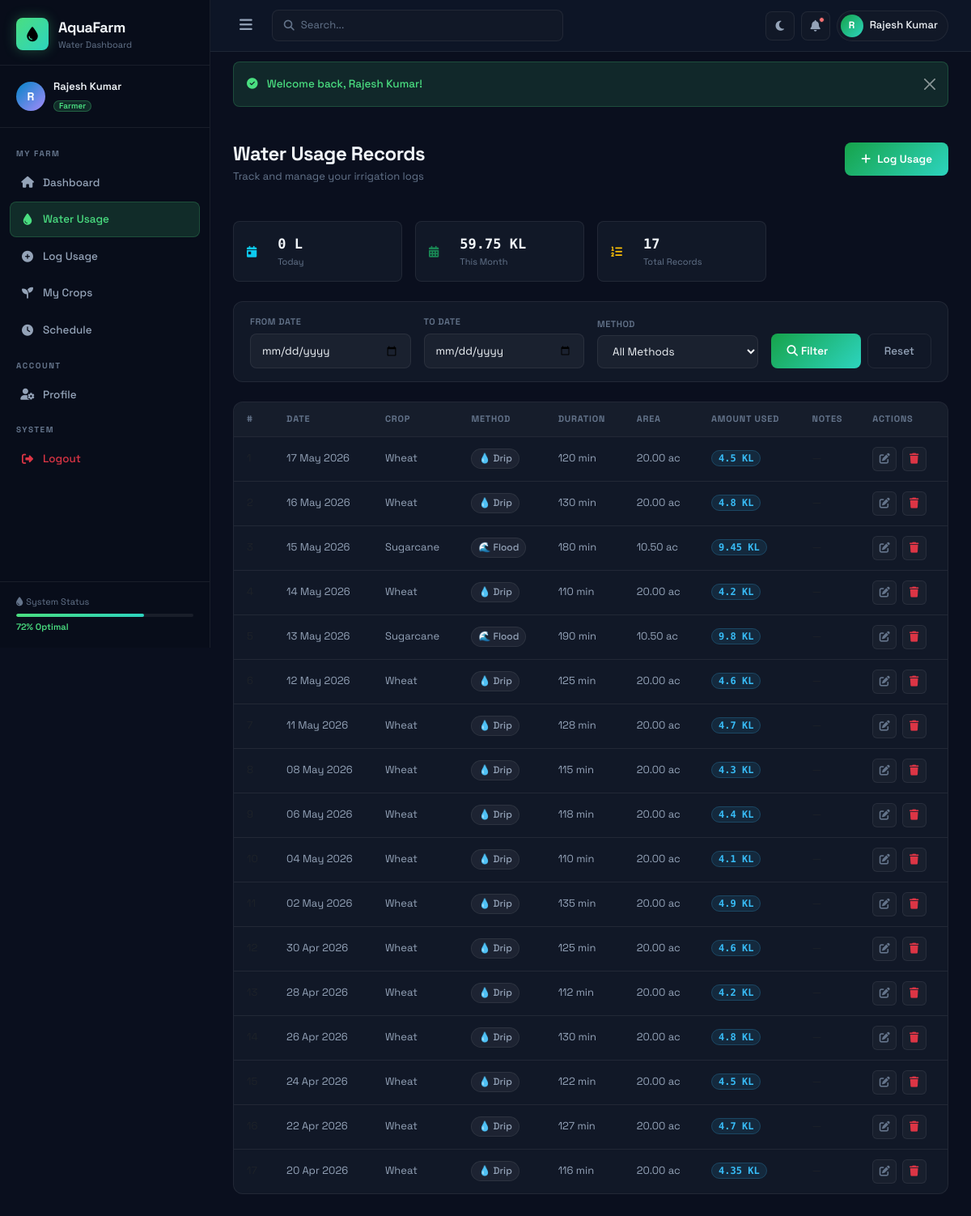
/water (signed in), run on the app's committed database.
### tables this page shows
CREATE TABLE IF NOT EXISTS water_usage (
    id INT AUTO_INCREMENT PRIMARY KEY,
    farmer_id INT NOT NULL,
    crop_id INT DEFAULT NULL,
    usage_date DATE NOT NULL,
    amount_used DECIMAL(10,2) NOT NULL COMMENT 'in liters',
    irrigation_method ENUM('drip', 'sprinkler', 'flood', 'furrow', 'subsurface') NOT NULL,
    duration_minutes INT NOT NULL,
    pump_power DECIMAL(5,2) DEFAULT NULL COMMENT 'in HP',
    area_irrigated DECIMAL(10,2) DEFAULT NULL COMMENT 'in acres',
    notes TEXT DEFAULT NULL,
    created_at TIMESTAMP DEFAULT CURRENT_TIMESTAMP,
    FOREIGN KEY (farmer_id) REFERENCES farmers(id) ON DELETE CASCADE,
    FOREIGN KEY (crop_id) REFERENCES crops(id) ON DELETE SET NULL
);

CREATE TABLE IF NOT EXISTS crops (
    id INT AUTO_INCREMENT PRIMARY KEY,
    farmer_id INT NOT NULL,
    crop_name VARCHAR(100) NOT NULL,
    crop_type ENUM('cereal', 'vegetable', 'fruit', 'pulse', 'oilseed', 'cash_crop') NOT NULL,
    area_planted DECIMAL(10,2) NOT NULL COMMENT 'in acres',
    planting_date DATE NOT NULL,
    expected_harvest DATE NOT NULL,
    water_requirement DECIMAL(10,2) NOT NULL COMMENT 'liters per day per acre',
    growth_stage ENUM('seedling', 'vegetative', 'flowering', 'fruiting', 'harvest') DEFAULT 'seedling',
    status ENUM('active', 'harvested', 'failed') DEFAULT 'active',
    created_at TIMESTAMP DEFAULT CURRENT_TIMESTAMP,
    FOREIGN KEY (farmer_id) REFERENCES farmers(id) ON DELETE CASCADE
);

### app/core/Controller.php (called while the page is built, shortened)
<?php
class Controller {
    protected function model($model) {
        $modelFile = BASE_PATH . '/app/models/' . $model . '.php';
        if (file_exists($modelFile)) {
            return new $model();
        }
        die("Model {$model} not found.");
    }
    protected function render($view, $data = [], $layout = 'main') {
        extract($data);
        $layoutFile = BASE_PATH . '/app/views/layouts/' . $layout . '.php';
        require_once $layoutFile;
    }
    protected function getGet($key = null, $default = '') {
        if ($key === null) return $_GET;
        return isset($_GET[$key]) ? trim($_GET[$key]) : $default;
    }
}

### app/controllers/WaterController.php (called while the page is built, shortened)
<?php
class WaterController extends Controller {
    public function index() {
        $farmerModel = $this->model('FarmerModel');
        $waterModel  = $this->model('WaterUsageModel');
        $cropModel   = $this->model('CropModel');
        $farmer  = $farmerModel->getByUserId($_SESSION['user_id']);
        $filters = $this->getGet();
        $records = $waterModel->search($farmer['id'], $filters);
        $crops   = $cropModel->getActiveCrops($farmer['id']);
        $stats   = [
            'today'  => $waterModel->getTodayUsage($farmer['id']),
            'month'  => $waterModel->getMonthUsage($farmer['id']),
        ];
        $flash = $this->getFlash();
        $this->render('water.index', [
            'title'   => 'Water Usage Records',
            'records' => $records,
            'crops'   => $crops,
            'farmer'  => $farmer,
            'stats'   => $stats,
            'filters' => $filters,
            'flash'   => $flash,
        ], 'main');
    }
}

### app/core/Router.php (called while the page is built, shortened)
<?php
class Router {
    private $url;
    public function __construct() {
        $this->url = $this->parseUrl();
    }
    private function parseUrl() {
        if (isset($_GET['url'])) {
            return filter_var(rtrim($_GET['url'], '/'), FILTER_SANITIZE_URL);
        }
        return '';
    }
    public function route() {
        $urlParts = $this->url ? explode('/', $this->url) : [];
        $methodName = isset($urlParts[1]) && !empty($urlParts[1])
            ? strtolower($urlParts[1])
            : 'index';
        $params = array_slice($urlParts, 2);
        $controller = new $controllerName();
        call_user_func_array([$controller, $methodName], $params);
    }
}

### app/core/App.php (called while the page is built, shortened)
<?php
class App {
    public function __construct() {
        require_once BASE_PATH . '/app/core/Database.php';
        require_once BASE_PATH . '/app/core/Model.php';
        require_once BASE_PATH . '/app/core/Controller.php';
        require_once BASE_PATH . '/app/core/Router.php';
        require_once BASE_PATH . '/app/core/Helper.php';
        $router = new Router();
        $router->route();
    }
}

### public/index.php (called while the page is built, shortened)
<?php
require_once BASE_PATH . '/app/core/App.php';
new App();

### app/core/Database.php (called while the page is built, shortened)
<?php
class Database {
    private static $instance = null;
    private $connection;
    private function __construct() {
        $port = defined('DB_PORT') ? DB_PORT : '3306';
        $dsn = 'mysql:host=' . DB_HOST . ';port=' . $port . ';dbname=' . DB_NAME . ';charset=' . DB_CHARSET;
        $options = [
            PDO::ATTR_ERRMODE            => PDO::ERRMODE_EXCEPTION,
            PDO::ATTR_DEFAULT_FETCH_MODE => PDO::FETCH_ASSOC,
            PDO::ATTR_EMULATE_PREPARES   => false,
        ];
        try {
            $this->connection = new PDO($dsn, DB_USER, DB_PASS, $options);
        } catch (PDOException $e) {
            die(json_encode(['error' => 'Database connection failed: ' . $e->getMessage()]));
        }
    }
    public static function getInstance() {
        if (self::$instance === null) {
            self::$instance = new self();
        }
        return self::$instance;
    }
    public function query($sql, $params = []) {
        $stmt = $this->connection->prepare($sql);
        $stmt->execute($params);
        return $stmt;
    }
    public function fetchAll($sql, $params = []) { return $this->query($sql, $params)->fetchAll(); }
    public function fetch($sql, $params = []) { return $this->query($sql, $params)->fetch(); }
    public function fetchColumn($sql, $params = []) { return $this->query($sql, $params)->fetchColumn(); }
}

### app/core/Model.php (called while the page is built, shortened)
<?php
class Model {
    public function __construct() {
        $this->db = Database::getInstance();
    }
}

### app/models/FarmerModel.php (called while the page is built, shortened)
<?php
class FarmerModel extends Model {
    public function getByUserId($userId) {
        return $this->db->fetch(
            "SELECT f.*, u.name, u.email, u.role, u.last_login
             FROM farmers f
             JOIN users u ON u.id = f.user_id
             WHERE f.user_id = ?",
            [$userId]
        );
    }
}

### app/models/WaterUsageModel.php (called while the page is built, shortened)
<?php
class WaterUsageModel extends Model {
    public function getMonthUsage($farmerId = null) {
        $sql = "SELECT COALESCE(SUM(amount_used), 0) FROM water_usage
                WHERE MONTH(usage_date) = MONTH(CURDATE()) AND YEAR(usage_date) = YEAR(CURDATE())";
        $params = [];
        if ($farmerId) {
            $sql .= " AND farmer_id = ?";
            $params[] = $farmerId;
        }
        return $this->db->fetchColumn($sql, $params);
    }
    public function getTodayUsage($farmerId = null) {
        $sql = "SELECT COALESCE(SUM(amount_used), 0) FROM water_usage WHERE usage_date = CURDATE()";
        $params = [];
        if ($farmerId) {
            $sql .= " AND farmer_id = ?";
            $params[] = $farmerId;
        }
        return $this->db->fetchColumn($sql, $params);
    }
    public function search($farmerId, $filters = []) {
        $sql = "SELECT wu.*, c.crop_name FROM water_usage wu
                LEFT JOIN crops c ON c.id = wu.crop_id
                WHERE wu.farmer_id = ?";
        $params = [$farmerId];
        $sql .= " ORDER BY wu.usage_date DESC";
        return $this->db->fetchAll($sql, $params);
    }
}

### app/core/Helper.php (called while the page is built, shortened)
<?php
function formatLiters($liters) {
    if ($liters >= 1000) return round($liters / 1000, 2) . ' KL';
    return round($liters, 2) . ' L';
}
function formatDate($date, $format = 'd M Y') {
    return date($format, strtotime($date));
}
function irrigationIcon($method) {
    $icons = [
        'drip'       => '💧',
        'sprinkler'  => '🌧️',
        'flood'      => '🌊',
        'furrow'     => '🌾',
        'subsurface' => '⬇️',
    ];
    return $icons[$method] ?? '💧';
}
function e($str) {
    return htmlspecialchars($str ?? '', ENT_QUOTES, 'UTF-8');
}

### app/views/water/index.php (the view, shortened to what this page needs)
<div class="page-header">
    <div>
        <h1 class="page-title">Water Usage Records</h1>
        <p class="page-subtitle">Track and manage your irrigation logs</p>
    </div>
    <?php if (empty($isAdmin)): ?>
    <a href="<?= APP_URL ?>/water/add" class="btn-primary-custom">
        <i class="fas fa-plus me-2"></i>Log Usage
    </a>
    <?php endif; ?>
</div>
<?php if (!empty($stats)): ?>
<div class="row g-3 mb-4">
    <div class="col-sm-6 col-md-3">
        <div class="mini-stat-card">
            <i class="fas fa-calendar-day text-info"></i>
            <div class="ms-3">
                <div class="mini-stat-val"><?= formatLiters($stats['today']) ?></div>
                <div class="mini-stat-label">Today</div>
            </div>
        </div>
    </div>
    <div class="col-sm-6 col-md-3">
        <div class="mini-stat-card">
            <i class="fas fa-calendar-alt text-success"></i>
            <div class="ms-3">
                <div class="mini-stat-val"><?= formatLiters($stats['month']) ?></div>
                <div class="mini-stat-label">This Month</div>
            </div>
        </div>
    </div>
    <div class="col-sm-6 col-md-3">
        <div class="mini-stat-card">
            <i class="fas fa-list-ol text-warning"></i>
            <div class="ms-3">
                <div class="mini-stat-val"><?= count($records) ?></div>
                <div class="mini-stat-label">Total Records</div>
            </div>
        </div>
    </div>
</div>
<?php endif; ?>
<div class="card-custom mb-4">
    <div class="card-body-custom">
        <form method="GET" class="filter-form">
            <div class="row g-3 align-items-end">
                <div class="col-sm-6 col-md-3">
                    <label class="filter-label">From Date</label>
                    <input type="date" name="date_from" class="form-control-custom-sm" value="<?= e($filters['date_from'] ?? '') ?>">
                </div>
                <div class="col-sm-6 col-md-3">
                    <label class="filter-label">To Date</label>
                    <input type="date" name="date_to" class="form-control-custom-sm" value="<?= e($filters['date_to'] ?? '') ?>">
                </div>
                <div class="col-sm-6 col-md-3">
                    <label class="filter-label">Method</label>
                    <select name="method" class="form-control-custom-sm">
                        <option value="">All Methods</option>
                    </select>
                </div>
                <div class="col-sm-6 col-md-3 d-flex gap-2">
                    <button type="submit" class="btn-primary-custom flex-grow-1">
                        <i class="fas fa-search me-1"></i>Filter
                    </button>
                    <a href="<?= APP_URL ?>/water" class="btn-outline-custom">Reset</a>
                </div>
            </div>
        </form>
    </div>
</div>
<div class="card-custom">
    <div class="table-responsive">
        <?php if (empty($records)): ?>
            <div class="empty-state p-5 text-center">
                <i class="fas fa-water fa-3x text-muted mb-3"></i>
                <h5>No records found</h5>
                <p class="text-muted">Start by logging your water usage</p>
                <a href="<?= APP_URL ?>/water/add" class="btn-primary-custom">Log Usage</a>
            </div>
        <?php else: ?>
        <table class="table-custom">
            <thead>
                <tr>
                    <th>#</th>
                    <th>Date</th>
                    <th>Crop</th>
                    <th>Method</th>
                    <th>Duration</th>
                    <th>Area</th>
                    <th>Amount Used</th>
                    <th>Notes</th>
                    <?php if (empty($isAdmin)): ?><th>Actions</th><?php endif; ?>
                </tr>
            </thead>
            <tbody>
                <?php foreach ($records as $i => $r): ?>
                <tr>
                    <td class="text-muted"><?= $i + 1 ?></td>
                    <td><?= formatDate($r['usage_date']) ?></td>
                    <td><?= e($r['crop_name'] ?? '—') ?></td>
                    <td>
                        <span class="method-badge method-<?= $r['irrigation_method'] ?>">
                            <?= irrigationIcon($r['irrigation_method']) ?> <?= ucfirst($r['irrigation_method']) ?>
                        </span>
                    </td>
                    <td><?= $r['duration_minutes'] ?> min</td>
                    <td><?= $r['area_irrigated'] ? $r['area_irrigated'] . ' ac' : '—' ?></td>
                    <td><span class="amount-badge"><?= formatLiters($r['amount_used']) ?></span></td>
                    <td class="text-muted"><?= $r['notes'] ? substr(e($r['notes']), 0, 40) . '...' : '—' ?></td>
                    <?php if (empty($isAdmin)): ?>
                    <td>
                        <a href="<?= APP_URL ?>/water/edit/<?= $r['id'] ?>" class="action-icon" title="Edit">
                            <i class="fas fa-edit"></i>
                        </a>
                        <a href="<?= APP_URL ?>/water/delete/<?= $r['id'] ?>"
                           class="action-icon text-danger" title="Delete"
                           onclick="return confirm('Delete this record?')">
                            <i class="fas fa-trash"></i>
                        </a>
                    </td>
                    <?php endif; ?>
                </tr>
                <?php endforeach; ?>
            </tbody>
        </table>
        <?php endif; ?>
    </div>
</div>

### data on the page
water_usage: usage_date "17 May 2026", crop.crop_name "Wheat", irrigation_method "💧", irrigation_method "Drip", duration_minutes "120", area_irrigated "20.00", amount_used "4.5 KL"
water_usage: usage_date "16 May 2026", crop.crop_name "Wheat", irrigation_method "💧", irrigation_method "Drip", duration_minutes "130", area_irrigated "20.00", amount_used "4.8 KL"
water_usage: usage_date "15 May 2026", crop.crop_name "Sugarcane", irrigation_method "🌊", irrigation_method "Flood", duration_minutes "180", area_irrigated "10.50", amount_used "9.45 KL"
water_usage: usage_date "14 May 2026", crop.crop_name "Wheat", irrigation_method "💧", irrigation_method "Drip", duration_minutes "110", area_irrigated "20.00", amount_used "4.2 KL"
water_usage: usage_date "13 May 2026", crop.crop_name "Sugarcane", irrigation_method "🌊", irrigation_method "Flood", duration_minutes "190", area_irrigated "10.50", amount_used "9.8 KL"
water_usage: usage_date "12 May 2026", crop.crop_name "Wheat", irrigation_method "💧", irrigation_method "Drip", duration_minutes "125", area_irrigated "20.00", amount_used "4.6 KL"
water_usage: usage_date "11 May 2026", crop.crop_name "Wheat", irrigation_method "💧", irrigation_method "Drip", duration_minutes "128", area_irrigated "20.00", amount_used "4.7 KL"
water_usage: usage_date "08 May 2026", crop.crop_name "Wheat", irrigation_method "💧", irrigation_method "Drip", duration_minutes "115", area_irrigated "20.00", amount_used "4.3 KL"
water_usage: usage_date "06 May 2026", crop.crop_name "Wheat", irrigation_method "💧", irrigation_method "Drip", duration_minutes "118", area_irrigated "20.00", amount_used "4.4 KL"
water_usage: usage_date "04 May 2026", crop.crop_name "Wheat", irrigation_method "💧", irrigation_method "Drip", duration_minutes "110", area_irrigated "20.00", amount_used "4.1 KL"
water_usage: usage_date "02 May 2026", crop.crop_name "Wheat", irrigation_method "💧", irrigation_method "Drip", duration_minutes "135", area_irrigated "20.00", amount_used "4.9 KL"
water_usage: usage_date "30 Apr 2026", crop.crop_name "Wheat", irrigation_method "💧", irrigation_method "Drip", duration_minutes "125", area_irrigated "20.00", amount_used "4.6 KL"
water_usage: usage_date "28 Apr 2026", crop.crop_name "Wheat", irrigation_method "💧", irrigation_method "Drip", duration_minutes "112", area_irrigated "20.00", amount_used "4.2 KL"
water_usage: usage_date "26 Apr 2026", crop.crop_name "Wheat", irrigation_method "💧", irrigation_method "Drip", duration_minutes "130", area_irrigated "20.00", amount_used "4.8 KL"
water_usage: usage_date "24 Apr 2026", crop.crop_name "Wheat", irrigation_method "💧", irrigation_method "Drip", duration_minutes "122", area_irrigated "20.00", amount_used "4.5 KL"
water_usage: usage_date "22 Apr 2026", crop.crop_name "Wheat", irrigation_method "💧", irrigation_method "Drip", duration_minutes "127", area_irrigated "20.00", amount_used "4.7 KL"
water_usage: usage_date "20 Apr 2026", crop.crop_name "Wheat", irrigation_method "💧", irrigation_method "Drip", duration_minutes "116", area_irrigated "20.00", amount_used "4.35 KL"

### other printed values
substr($_SESSION['user_name'] ?? 'U', 0, 1) "R"
$_SESSION['user_name'] "Rajesh Kumar"
$_SESSION['user_role'] "Farmer"
$flash['message'] "Welcome back, Rajesh Kumar!"
formatLiters($stats['today']) "0 L"
formatLiters($stats['month']) "59.75 KL"
count($records) "17"
